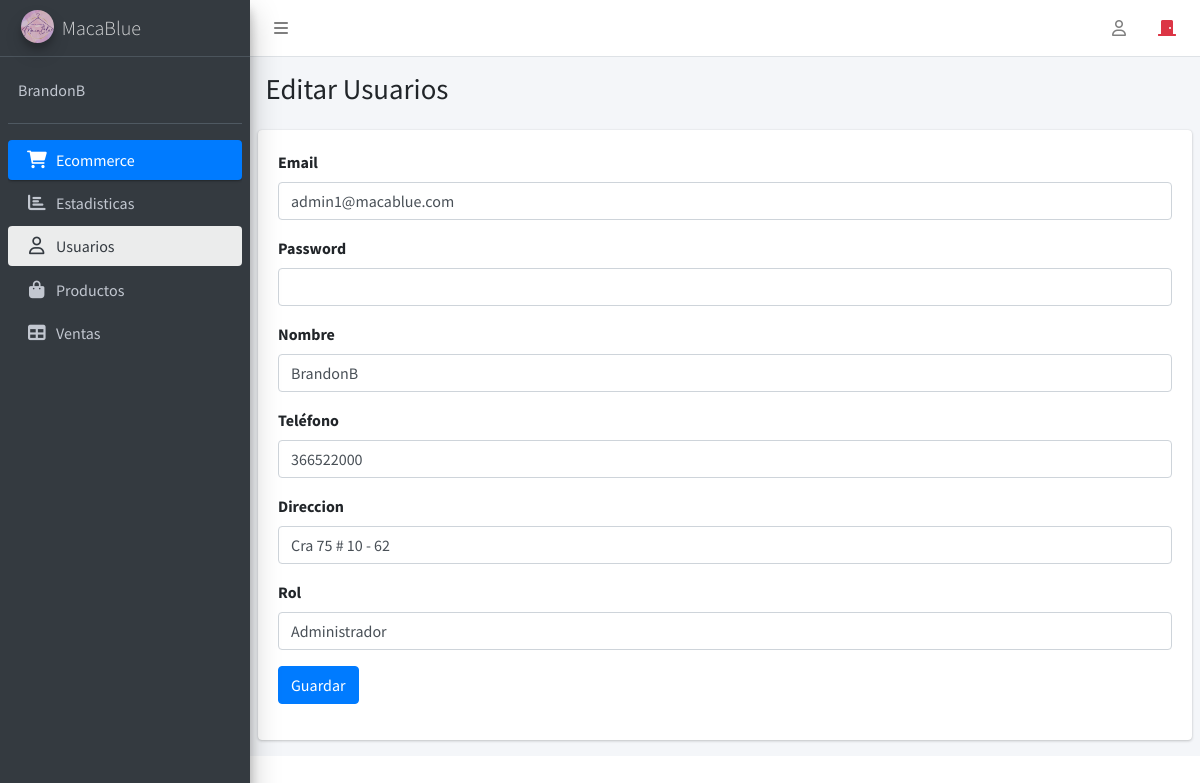
Screenshot of /admin/panel.php?modulo=editarUsuario&Id_Usuario=1 (signed in) with the database file from the repository.
### tables this page shows
CREATE TABLE `usarios` (
  `Id_Usuario` int(11) NOT NULL,
  `Email` varchar(255) NOT NULL,
  `Passw` varchar(255) NOT NULL,
  `Nombre` varchar(255) NOT NULL,
  `Telefono` varchar(10) NOT NULL,
  `Direccion` varchar(255) NOT NULL,
  `Id_Rol` int(10) NOT NULL
);

### admin/editarUsuario.php (the view, shortened to what this page needs)
<?php
include_once "db.ecommerce.php";
$con = mysqli_connect($host, $user, $pass, $db);
?>
<?php
$Id_Usuario = mysqli_real_escape_string($con,$_REQUEST['Id_Usuario'] ?? '');
$query = "SELECT Id_Usuario,Email,Passw,Nombre,Telefono,Direccion,Id_Rol FROM usarios WHERE Id_Usuario = '".$Id_Usuario."'";
$result = mysqli_query($con,$query);
$row = mysqli_fetch_assoc($result);
?>
<div class="content-wrapper">
    <section class="content-header">
      <div class="container-fluid">
        <div class="row mb-2">
          <div class="col-sm-6">
            <h1>Editar Usuarios</h1>
          </div>
        </div>
      </div>
    </section>
    <section class="content">
      <div class="row">
        <div class="col-12">
          <div class="card">
            <div class="card-body">
            <form action="panel.php?modulo=editarUsuario" method="post">
                            <div class="form-group">
                                <label>Email</label>
                                <input type="email" name="email" class="form-control" value="<?php echo $row ['Email']?>" required ="required">
                            </div>
                            <div class="form-group">
                                <label>Password</label>
                                <input type="password" name="passw" class="form-control" required ="required">
                            </div>
                            <div class="form-group">
                                <label>Nombre</label>
                                <input type="text" name="nombre" class="form-control" value="<?php echo $row ['Nombre']?>" required ="required">
                            </div>
                            <div class="form-group">
                                <label for="telefono">Teléfono</label>
                                <input type="tel" id="telefono" name="telefono" class="form-control" value="<?php echo $row ['Telefono']?>"
                                      maxlength="10" pattern="\d{10}" required="required"
                                      title="Ingrese un número de teléfono de 10 dígitos">
                            </div>
                            <div class="form-group">
                                <label>Direccion</label>
                                <input type="text" name="direccion" class="form-control" value="<?php echo $row ['Direccion']?>" required ="required">
                            </div>
                            <div class="form-group">
                            <label>Rol</label>
                            <select name="rol" class="form-control" required="required">
                                <option value="1">Administrador</option>
                            </select>
                            </div>
                            <div class="form-group">
                                <button type="submit" class="btn btn-primary" name="guardar">Guardar</button>
            </div>
          </div>
        </div>
      </div>
    </section>
  </div>

### rows the page displays
usarios: email "admin1@macablue.com", nombre "BrandonB", telefono "366522000", direccion "Cra 75 # 10 - 62"

### other values shown
$_SESSION['Nombre'] "BrandonB"
